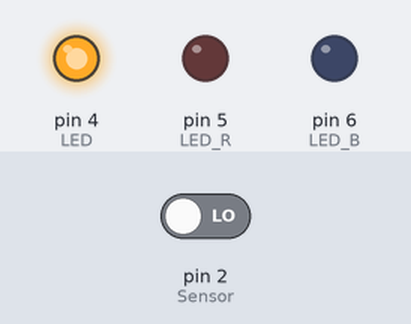
Recording of a sketch running on a simulated Arduino Uno, built with avr-gcc and run on an emulated ATmega328P. On the bench: output pins drawn as LEDs (lit = HIGH). Dashed ring = blinking. The inputs (shaded band) are chosen by the test bench; at power-on: pin 2 (Sensor) LOW.

Above: at 1.2 s.
1.3 s: pin 2 (Sensor) driven HIGH
At 1.55 s:
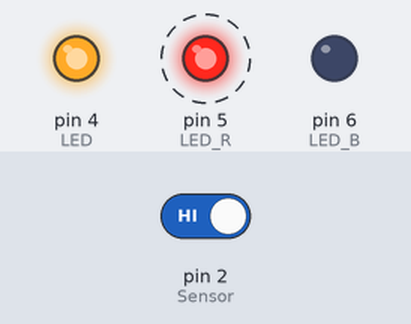
At 2.05 s:
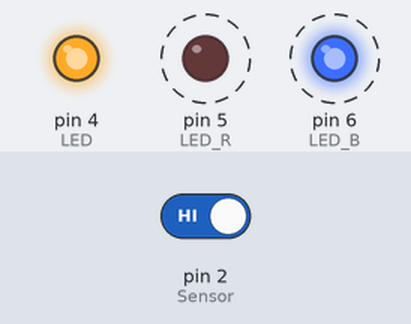
Timing chart, 0 to 10.3 s (numbered marks = the images above; inputs shaded):
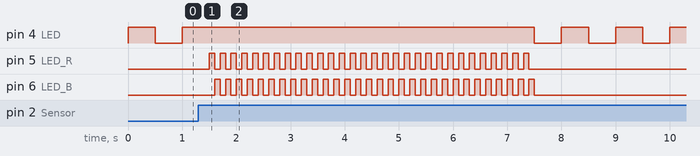

The sketch:

interrupciones1.ino
```cpp
//En la siguiente grafica se evidencia la implementación de una alarma de seguridad con una placa Arduino Uno, un sensor PIR, un buzzer y unos cuantos Leds

// pin de entrada de sensor
const int Sensor = 2; //Se utiliza en pin 2 debido a que la placa Arduino UNO solo soporta interrupciones en los puertos 2 y 3.


// pines de salida de los leds
const int LED = 4;
const int LED_R = 5;
const int LED_B=6;

bool alarma = false; // Para implementarse en la interrupcion.

void setup() {
  // Aquí indicamos a la plata que función tendrá cada puerto.
  pinMode(Sensor,INPUT);
  pinMode(LED,OUTPUT);

  pinMode(LED_R,OUTPUT);
  pinMode(LED_B,OUTPUT);
  digitalWrite(LED_R,LOW);
  digitalWrite(LED_B,LOW);

  attachInterrupt(digitalPinToInterrupt(Sensor),interrumpir,RISING); // Si el estado del pin especificado cambia, se llamará a la funcion imterrumpir.

}

void interrumpir(){
  // La función interrumpir se encargar de cambiar el valor de la variable alarma a True, en caso de ser activada la irrupción por el sensor.
  alarma  = true;
}

void loop() {
  //En el loop tenemos un condicional que en caso de ser True el valor de la alarma nos activa las luces led y buzeer intermitentemente.
  if(alarma)
  {
    for(int i = 0; i<30;i++)
    {
      digitalWrite(LED_R,HIGH);
      digitalWrite(LED_B, LOW);
      delay(100);
      digitalWrite(LED_B,HIGH);
      digitalWrite(LED_R,LOW);
      delay(100);
    }
    alarma=false;
  }
  else
  {
    //En caso de que el valor de la variable alarma sea False se activa un led de manera intermitente indicando al usuario que el dispositivo está en funcionamiento.
    digitalWrite(LED_R,LOW);
    digitalWrite(LED_B, LOW);

    if(digitalRead(LED) == HIGH)
    {
      digitalWrite (LED,LOW);
    }
    else
    {
      digitalWrite (LED,HIGH);
    }
    delay(500);
  }
}
```

Measured:
- after the input at 1.3 s, pin 5 (LED_R): alternates HIGH for 0.10 s and LOW for 0.10 s, 60 changes in all, then stays LOW, starting after 0.20 s; pin 6 (LED_B): alternates HIGH for 0.10 s and LOW for 0.10 s, 60 changes in all, then stays LOW, starting after 0.30 s
